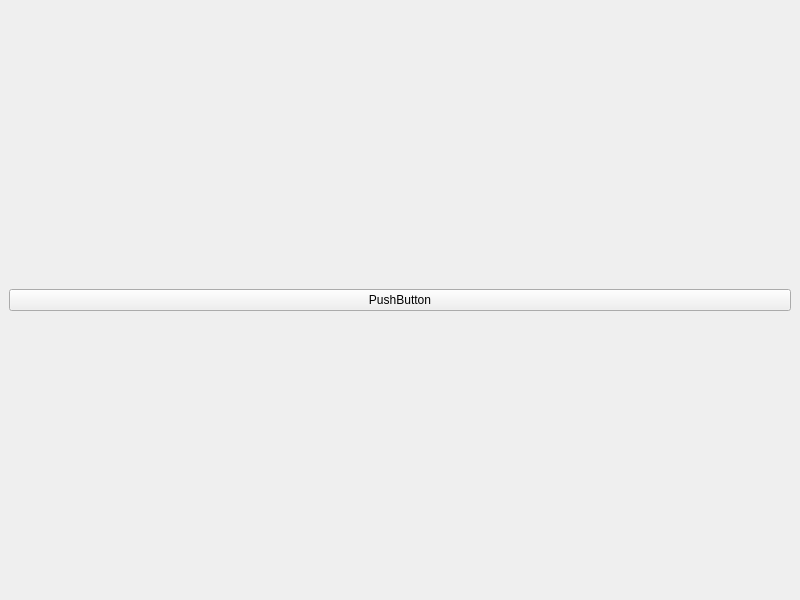
<?xml version="1.0" encoding="UTF-8"?>
<ui version="4.0">
 <class>MainWindow</class>
 <widget class="QMainWindow" name="MainWindow">
  <property name="geometry">
   <rect>
    <x>0</x>
    <y>0</y>
    <width>800</width>
    <height>600</height>
   </rect>
  </property>
  <property name="windowTitle">
   <string>MainWindow</string>
  </property>
  <widget class="QWidget" name="centralwidget">
   <layout class="QVBoxLayout" name="verticalLayout_2">
    <item>
     <layout class="QVBoxLayout" name="verticalLayout"/>
    </item>
    <item>
     <widget class="QPushButton" name="pushButton">
      <property name="text">
       <string>PushButton</string>
      </property>
     </widget>
    </item>
   </layout>
  </widget>
 </widget>
 <resources/>
 <connections/>
</ui>
